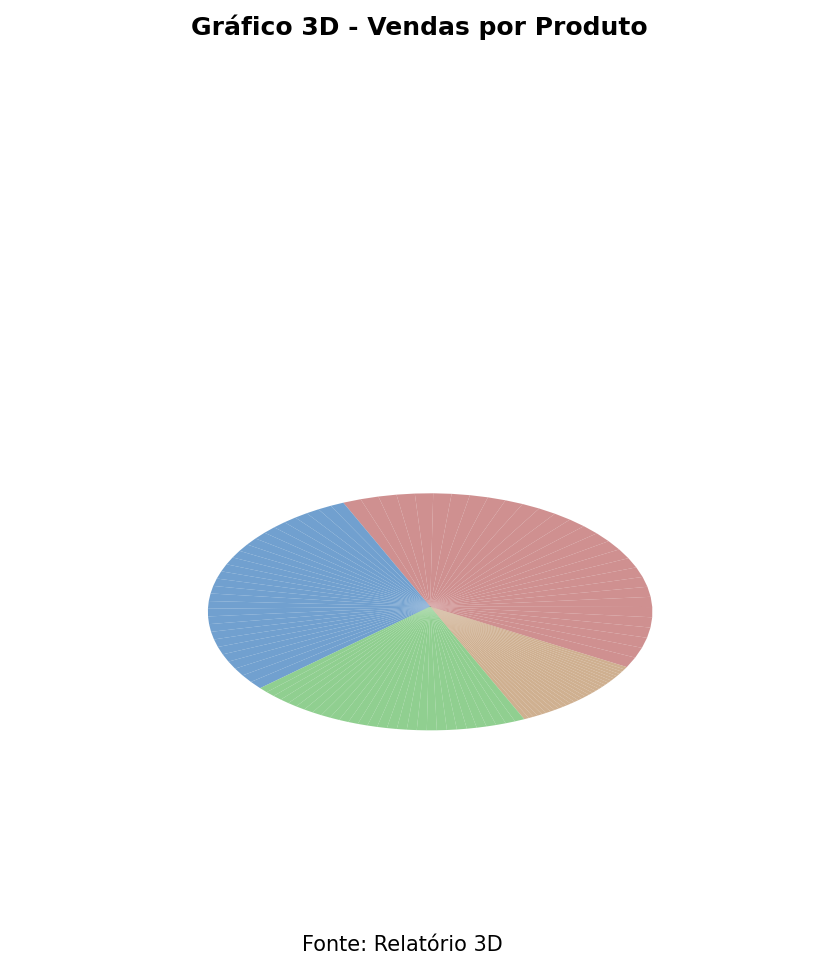
#> input picture data/pizza/pizza_3d.png, 838 x 970 px
$ python -i imagem.py   (imports and definitions only)
#> lines starting #> are read from the running program, lines starting #| are printed output that depends on the picture; after the words box and inside, x2 and y2 are one past the last pixel; in counts of white or black regions, pixels touching at a corner belong together
#> further down, picture is the input picture: shape (970, 838, 3); mean B, G, R 244.5, 244.8, 244.8
# src/utils/imagem.py
"""
UTILITÁRIOS DE PROCESSAMENTO DE IMAGEM
Funções reutilizáveis para pré e pós-processamento de imagens
"""

import cv2
import numpy as np
from PIL import Image
from typing import Tuple, Optional, List, Union
from typing import Dict  # <-- ADICIONAR ESTA LINHA
import os
import math

# [54 lines left out: functions carregar_imagem, redimensionar_proporcional, not called in this run]


def preprocessar_para_ocr(img: np.ndarray,
                          aplicar_clahe: bool = True,
                          binarizar: bool = True,
                          resolver: bool = True) -> np.ndarray:
    """
    Pré-processa imagem para melhorar OCR.

    Args:
        img: Imagem em BGR ou escala de cinza
        aplicar_clahe: Aplicar CLAHE para melhorar contraste
        binarizar: Aplicar binarização adaptativa
        resolver: Aumentar resolução

    Returns:
        Imagem processada (escala de cinza)
    """
#> called with aplicar_clahe = True, binarizar = True, resolver = True
    # Converter para escala de cinza se necessário
    if len(img.shape) == 3:
        gray = cv2.cvtColor(img, cv2.COLOR_BGR2GRAY)
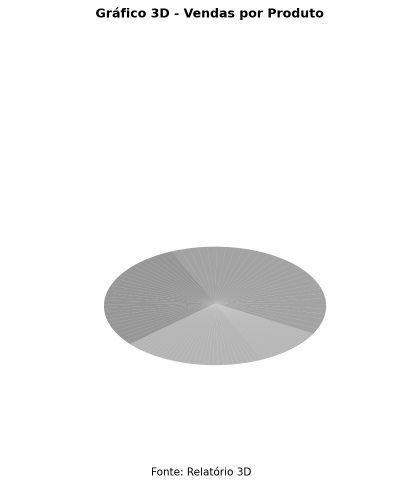
#> gray: shape (970, 838) (shown at 1/2 size); min 0, max 255, mean 244.8
    else:
        gray = img.copy()

    # Aumentar resolução
    if resolver:
        gray = cv2.resize(gray, None, fx=2, fy=2, interpolation=cv2.INTER_CUBIC)
#> gray: shape (1940, 1676)

    # Remover ruído
    gray = cv2.medianBlur(gray, 3)

    # Melhorar contraste
    if aplicar_clahe:
        clahe = cv2.createCLAHE(clipLimit=2.0, tileGridSize=(8,8))
        gray = clahe.apply(gray)

    # Binarização
    if binarizar:
        gray = cv2.adaptiveThreshold(gray, 255, cv2.ADAPTIVE_THRESH_GAUSSIAN_C,
                                     cv2.THRESH_BINARY, 11, 2)
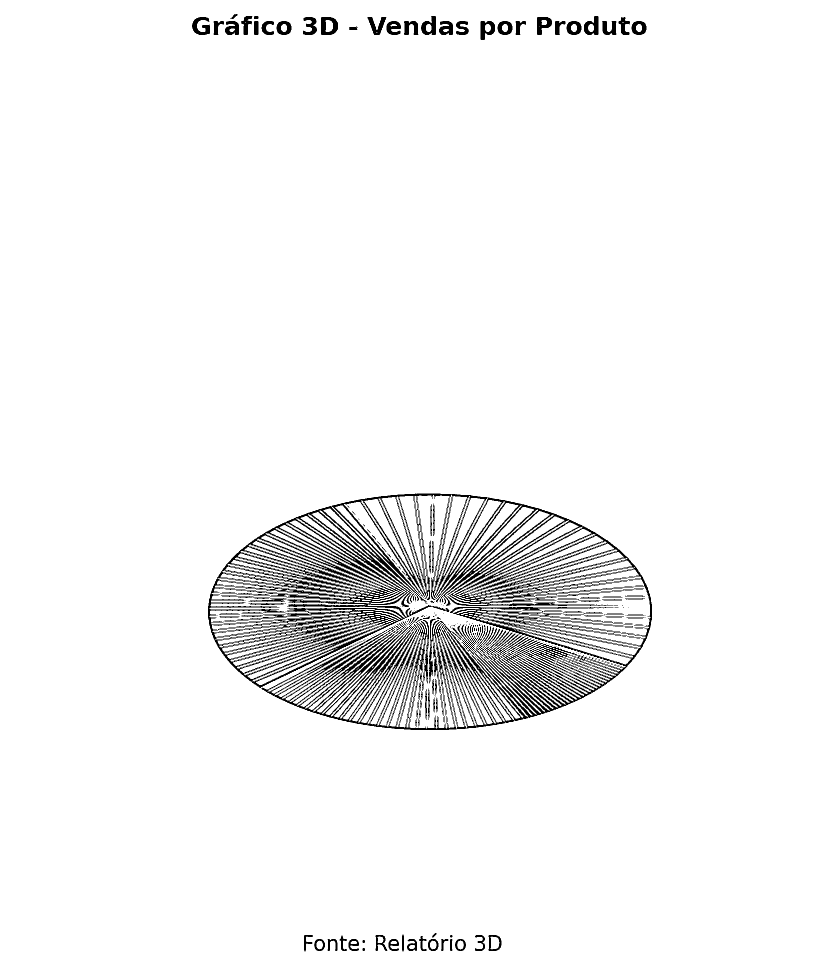
#> gray: shape (1940, 1676) (shown at 1/2 size); 95.7% white; 233 black regions (126 under 20 px), largest, box (x1, y1, x2, y2) and area: (416, 987, 1304, 1460) 117740, (642, 34, 676, 70) 798, (384, 34, 420, 70) 723

    return gray


# [333 lines left out: functions detectar_contorno_principal, detectar_barras_por_cor, detectar_circulo_principal, extrair_regioes_proximas, calcular_proporcao_linear, salvar_imagem_temp and 5 more, not called in this run]

>>> import cv2
>>> picture = cv2.imread('../../data/pizza/pizza_3d.png')
>>> result = preprocessar_para_ocr(picture)

$ run again, on data/pizza/pizza_4_fatias.png
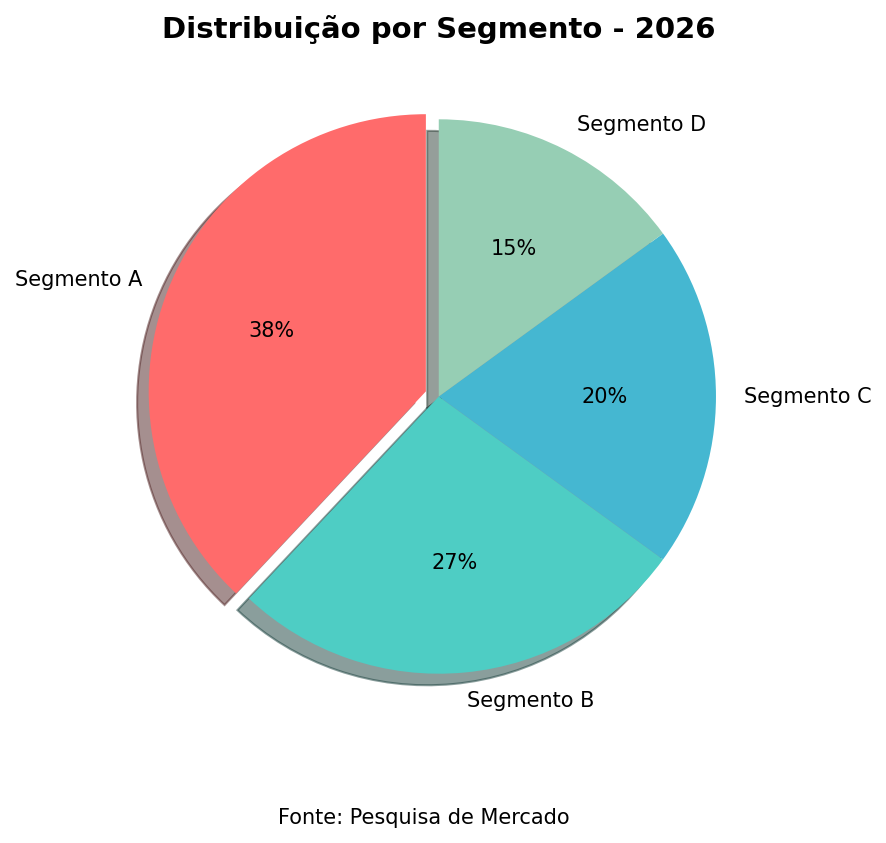
#> input picture data/pizza/pizza_4_fatias.png, 886 x 843 px
#> picture is the input picture: shape (843, 886, 3); mean B, G, R 219.9, 220.3, 217.4
#> in preprocessar_para_ocr, `gray = cv2.cvtColor(img, cv2.COLOR_BGR2GRAY)`:
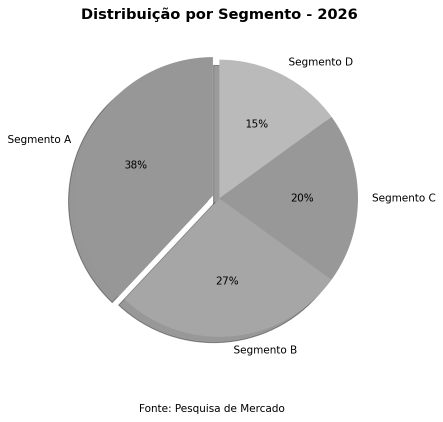
#> gray: shape (843, 886) (shown at 1/2 size); min 0, max 255, mean 219.4
#> in preprocessar_para_ocr, `gray = cv2.adaptiveThreshold(gray, 255, cv2.ADAPTIVE_THRESH_GAUSSIAN_C..`:
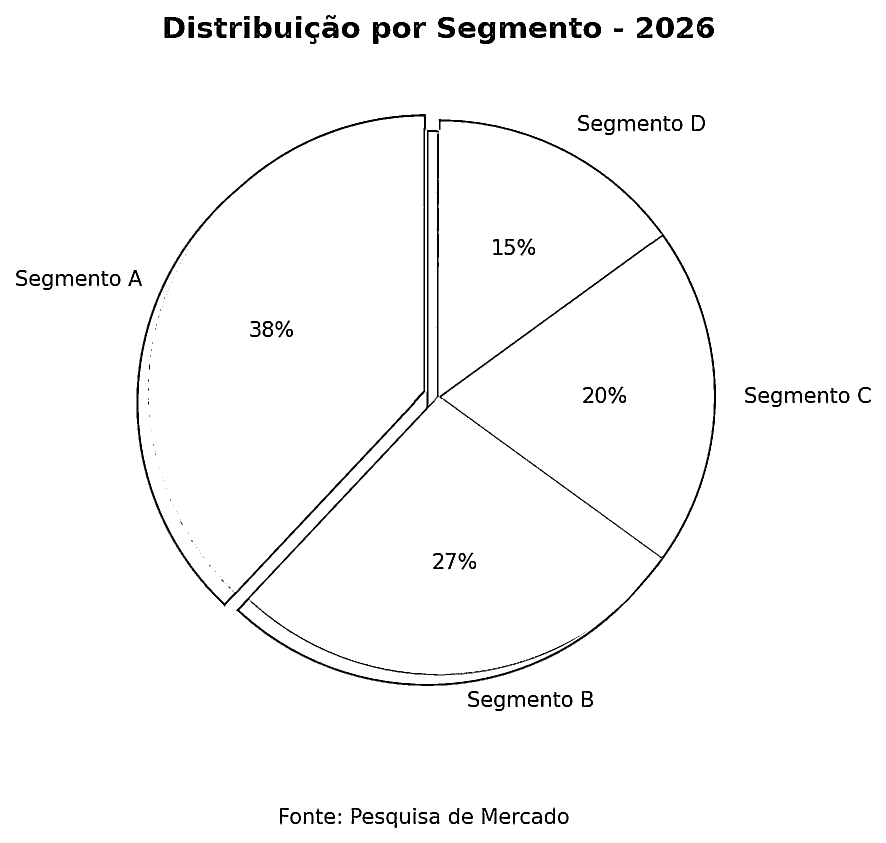
#> gray: shape (1686, 1772) (shown at 1/2 size); 97.7% white; 183 black regions (66 under 20 px), largest, box (x1, y1, x2, y2) and area: (472, 238, 1432, 1372) 17587, (273, 228, 852, 1213) 9574, (500, 1201, 1151, 1351) 1741

$ run again, on data/pizza/pizza_eleicoes.png
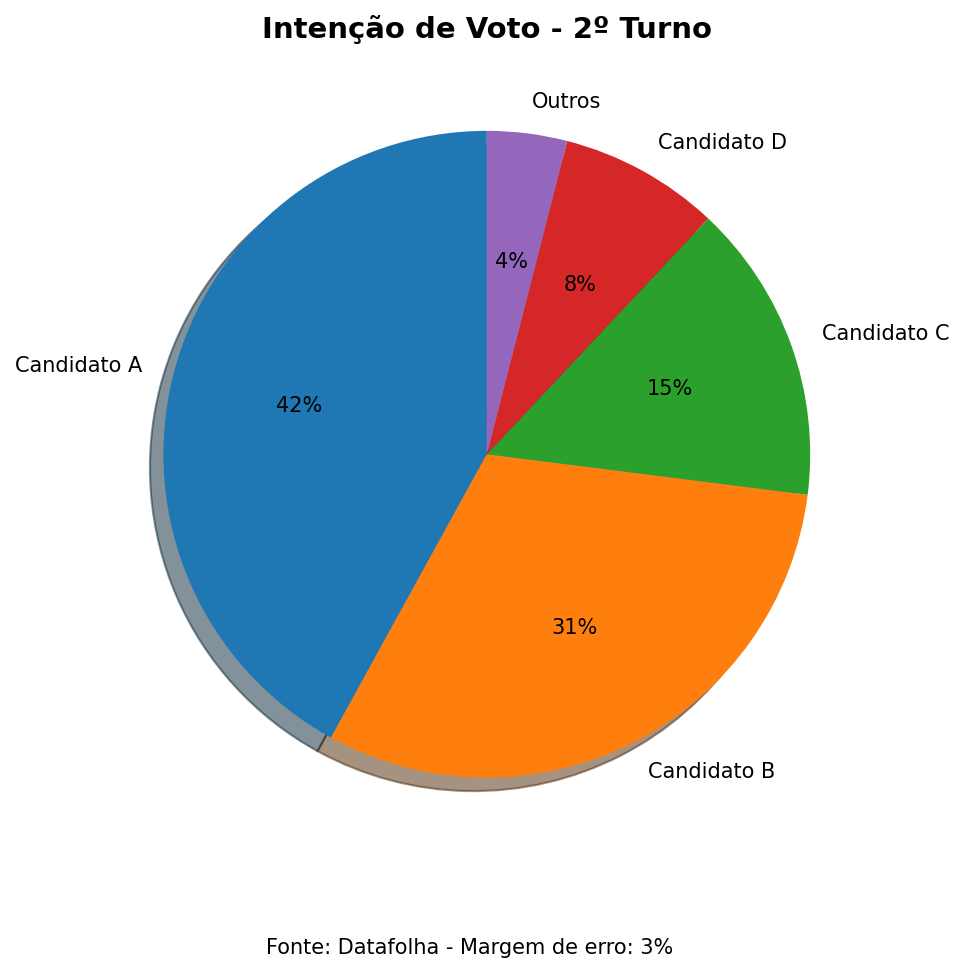
#> input picture data/pizza/pizza_eleicoes.png, 964 x 972 px
#> picture is the input picture: shape (972, 964, 3); mean B, G, R 195.8, 204, 204.3
#> in preprocessar_para_ocr, `gray = cv2.cvtColor(img, cv2.COLOR_BGR2GRAY)`:
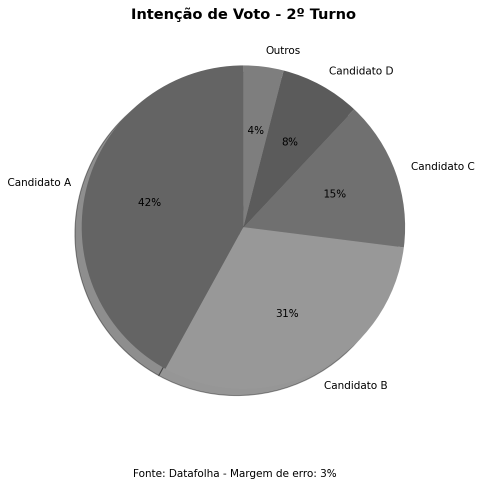
#> gray: shape (972, 964) (shown at 1/2 size); min 0, max 255, mean 203.1
#> in preprocessar_para_ocr, `gray = cv2.adaptiveThreshold(gray, 255, cv2.ADAPTIVE_THRESH_GAUSSIAN_C..`:
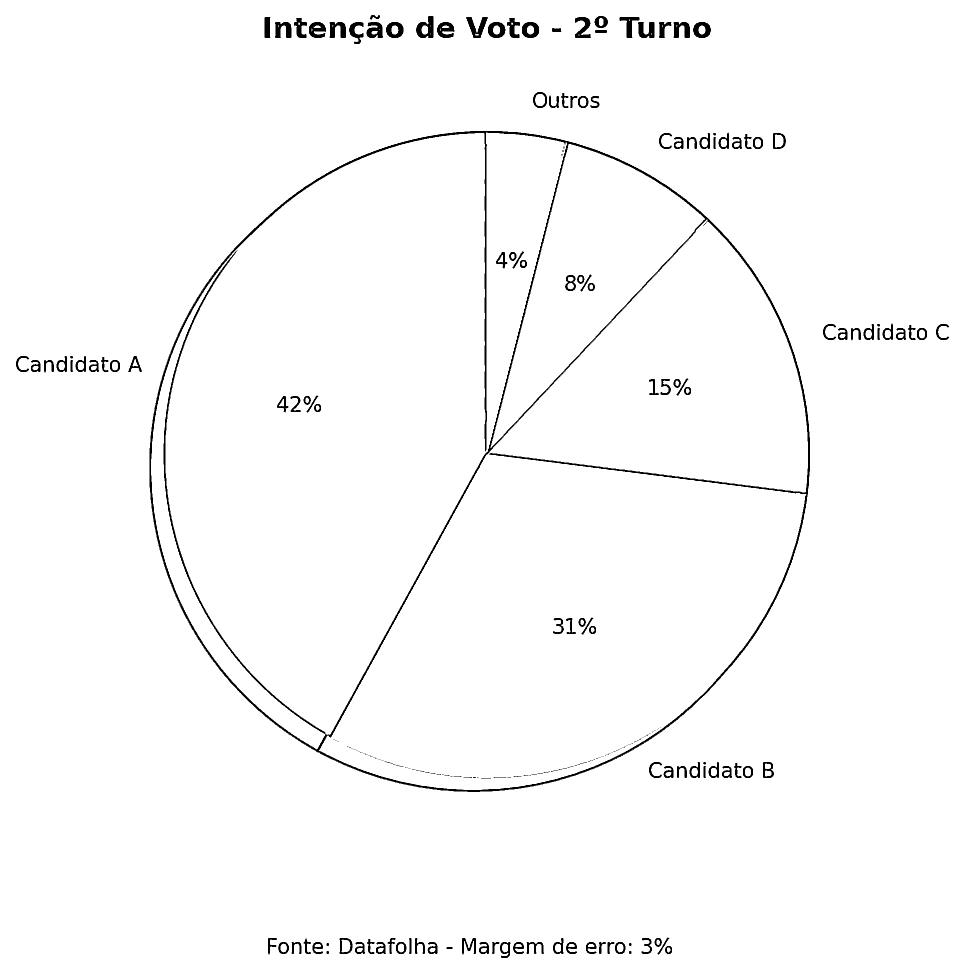
#> gray: shape (1944, 1928) (shown at 1/2 size); 98.1% white; 249 black regions (113 under 20 px), largest, box (x1, y1, x2, y2) and area: (299, 262, 1620, 1584) 32172, (832, 32, 867, 76) 918, (932, 34, 976, 76) 834
